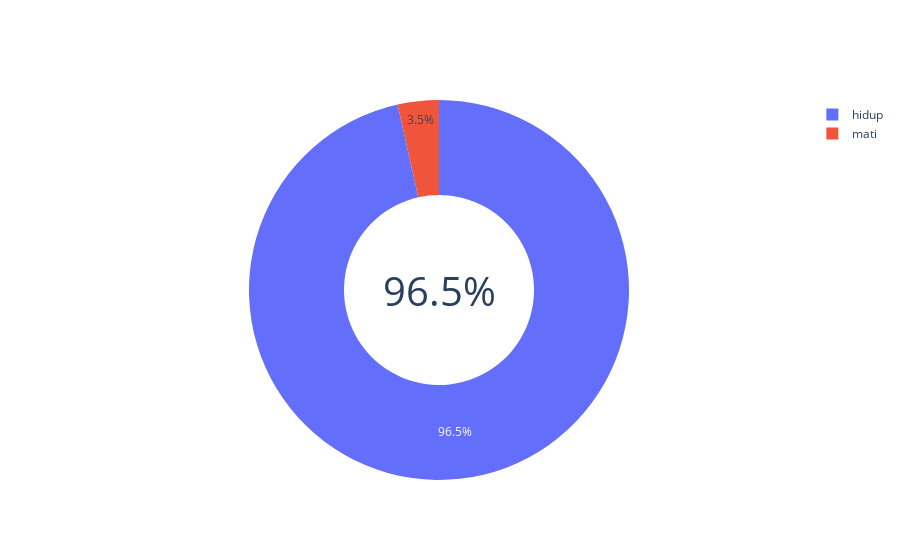

The notebook cell this image was saved under:
### Code cell
# Pie Chart Survival Rate
svr = {'ket': ['mati', 'hidup'], 'pop': [kolam.iloc[0,2] - kolam.iloc[-1, 2], kolam.iloc[-1,2]]}
svr = pd.DataFrame(svr)

fig = go.Figure(data=[go.Pie(labels=svr['ket'], values=svr['pop'], hole=.5)])
fig.update_layout(
    #title_text="Survival Rate",
    # Add annotations in the center of the donut pies.
    annotations=[dict(text=str(round((kolam.iloc[-1,2]/kolam.iloc[0,2])*100, 2))+'%', x=0.5, y=0.5, font_size=40, showarrow=False)])
fig.show()

### Figure 1 — Plotly figure (JSON) as saved in the notebook; plotly's stock layout.template omitted (floating-point values rounded to 4 significant figures)
{"data": [{"hole": 0.5, "labels": ["mati", "hidup"], "type": "pie", "values": [35, 965]}], "layout": {"annotations": [{"font": {"size": 40}, "showarrow": false, "text": "96.5%", "x": 0.5, "y": 0.5}]}}
